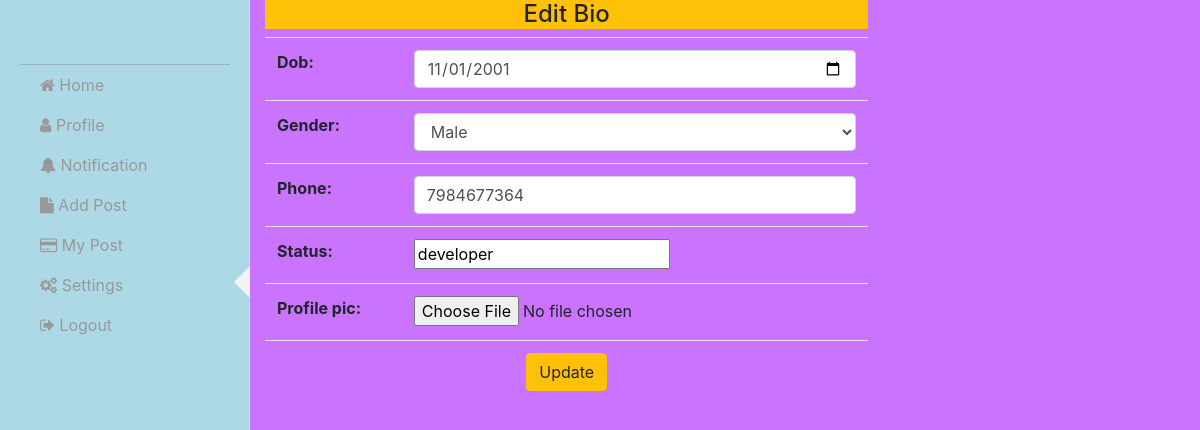
Page /user/editbio/1 on the committed database.
### user/models.py (models this page shows)
class Bio(models.Model):
    dob=models.DateField()
    options=(
        ("Male","Male"),
        ("Female","Female"),
        ("Others","Others"),
    )
    gender=models.CharField(max_length=100,choices=options,default="Male")
    phone=models.IntegerField()
    status=models.CharField(max_length=200)
    profile_pic=models.ImageField(upload_to="user_profile_pictures",null=True)
    user=models.OneToOneField(User,on_delete=models.CASCADE,related_name="bio_user")

### user/views.py (the view)
# urls.py: path("editbio/<int:pk>",EditView.as_view(),name="editbio"),
class EditView(UpdateView):
    form_class=BioForm
    model=Bio
    template_name="editbio.html"
    success_url=reverse_lazy("prof")
    pk_url_kwargs="pk"

### user/forms.py
class BioForm(forms.ModelForm):
    class Meta:
        model=Bio
        exclude={"user"}
        widgets={
            "dob":forms.DateInput(attrs={"class":"form-control","type":"date"}),
            "gender":forms.Select(attrs={"class":"form-control"}),
            "phone":forms.NumberInput(attrs={"class":"form-control"}),
        }

### user/templates/editbio.html (shortened to what this page needs)
{% extends 'nav.html' %}
{% block side %}
<h4 class=" bg-warning text-center">Edit Bio</h4>
        <form action=""  method="post" enctype="multipart/form-data">
            <table class="table">
                {{form.as_table}}
                <tr>
                    <td colspan="2" class="text-center">
                        <button class="btn btn-warning">Update</button>
                    </td>
                </tr>
            </table>
        </form>
  {% endblock %}

### user/static/style2.css (style rules this page uses)
body { background: rgb(2,0,36); background: linear-gradient(#c973FF,#c973FF); }

### rows in the picture
Bio: dob "11/01/2001", gender "Male", phone "7984677364", status "developer"
